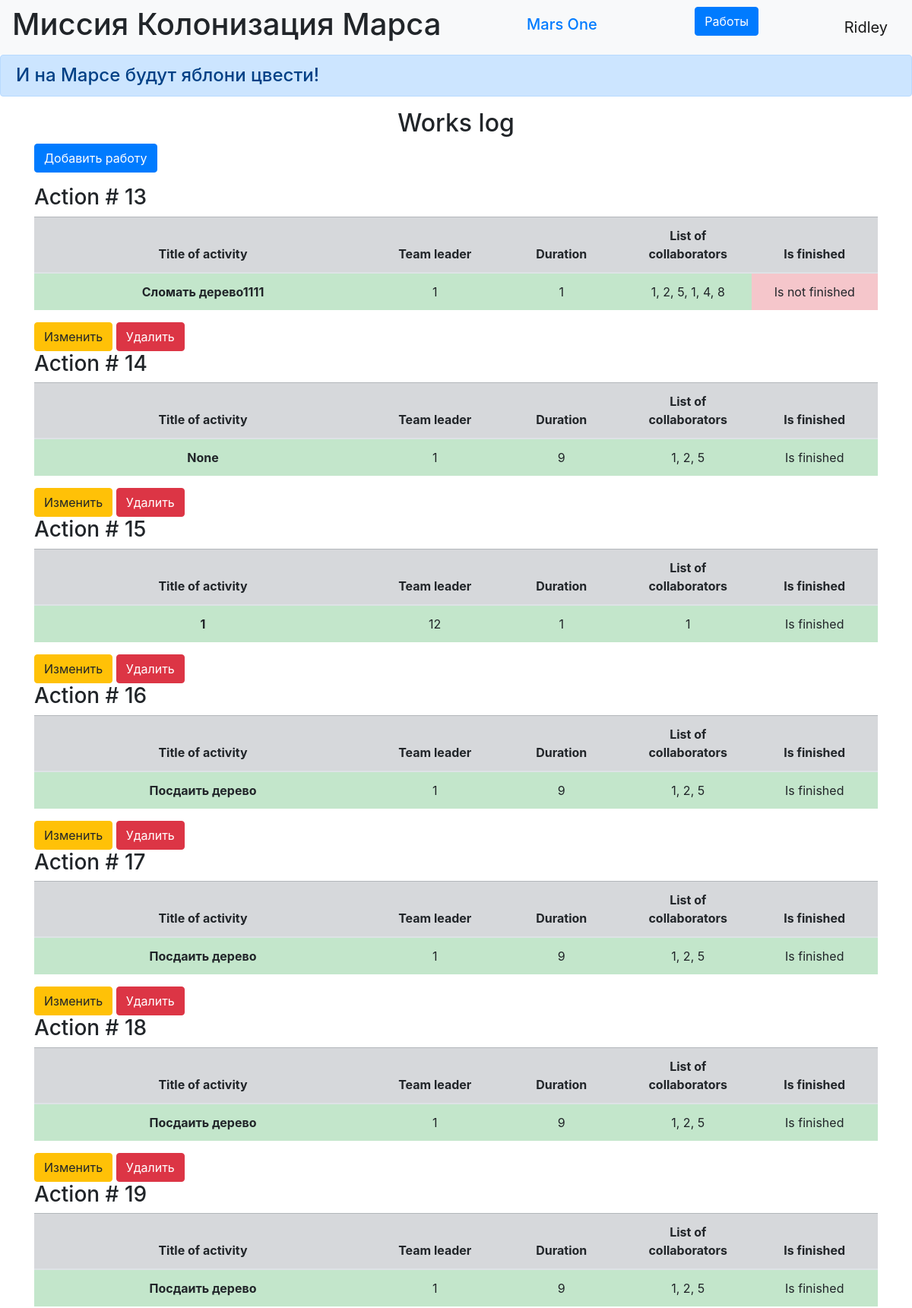
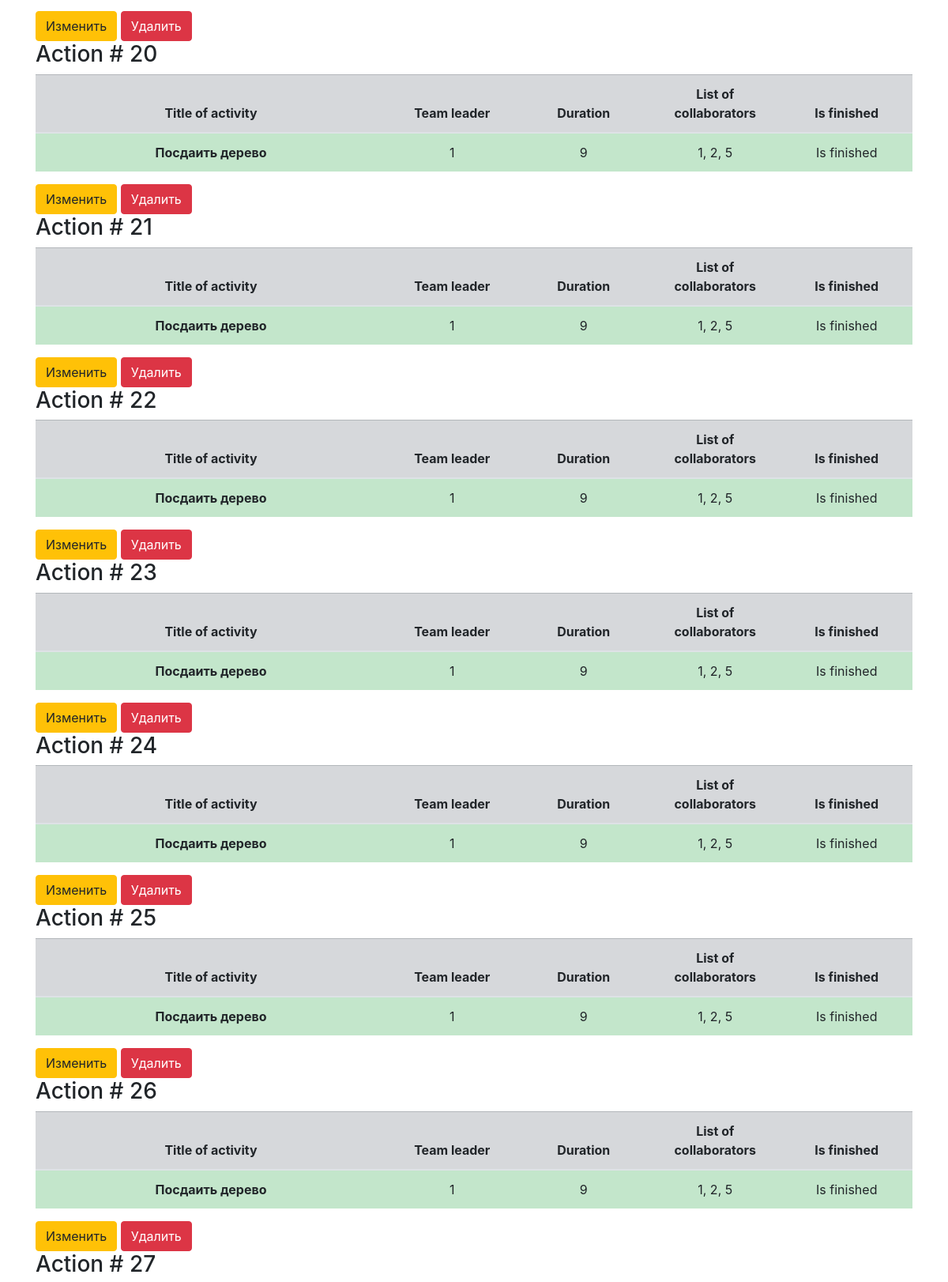
The page /jobs (signed in, upper part) on the database its author committed (2 pictures, top to bottom).
### data/users.py (models this page shows, shortened)
class User(SqlAlchemyBase, UserMixin):
    __tablename__ = 'users'
    id = sqlalchemy.Column(sqlalchemy.Integer,
                           primary_key=True, autoincrement=True)
    surname = sqlalchemy.Column(sqlalchemy.String, nullable=True)
    name = sqlalchemy.Column(sqlalchemy.String, nullable=True)
    age = sqlalchemy.Column(sqlalchemy.Integer, nullable=True)
    position = sqlalchemy.Column(sqlalchemy.String, nullable=True)
    speciality = sqlalchemy.Column(sqlalchemy.String, nullable=True)
    address = sqlalchemy.Column(sqlalchemy.String, nullable=True)
    email = sqlalchemy.Column(sqlalchemy.String,
                              index=True, unique=True, nullable=True)
    hashed_password = sqlalchemy.Column(sqlalchemy.String, nullable=True)
    modified_date = sqlalchemy.Column(sqlalchemy.DateTime,
                                      default=datetime.datetime.now)
    jobs = orm.relationship("Jobs", back_populates='user')

### data/jobs.py (models this page shows, shortened)
class Jobs(SqlAlchemyBase):
    __tablename__ = 'jobs'
    id = sqlalchemy.Column(sqlalchemy.Integer,
                           primary_key=True, autoincrement=True)
    team_leader = sqlalchemy.Column(sqlalchemy.Integer,
                                    sqlalchemy.ForeignKey("users.id"))
    job = sqlalchemy.Column(sqlalchemy.String, nullable=True)
    work_size = sqlalchemy.Column(sqlalchemy.Integer, nullable=True)
    collaborators = sqlalchemy.Column(sqlalchemy.String, nullable=True)
    start_date = sqlalchemy.Column(sqlalchemy.DateTime,
                                   default=datetime.datetime.now)
    end_date = sqlalchemy.Column(sqlalchemy.DateTime,
                                 default=datetime.datetime.now)
    is_finished = sqlalchemy.Column(sqlalchemy.Boolean, default=True)
    user = orm.relationship("User")

### main.py (the view)
@app.route("/jobs")
def jobs():
    db_sess = db_session.create_session()
    jobs = db_sess.query(Jobs).all()
    return render_template("jobs.html", jobs=jobs)

### data/db_session.py (called while the page is built)
def create_session() -> Session:
    global __factory
    return __factory()

### main.py (called while the page is built)
@login_manager.user_loader
def load_user(user_id):
    db_sess = db_session.create_session()
    return db_sess.query(User).get(user_id)

### templates/jobs.html
{% extends "base.html" %}
{% block content %}
<h2>Works log</h2>
 {% if current_user.is_authenticated %}
        <p>
            <a class="btn btn-primary " href="/add_jobs">Добавить работу</a>
        </p>
{% endif %}
{% for item in jobs %}
<h3>Action # {{item.id}}</h3>
<table class="table">
  <thead>
    <tr class="table-secondary">
      <th scope="col" width="40%" >Title of activity</th>
      <th scope="col" width="15%">Team leader</th>
      <th scope="col" width="15%">Duration</th>
      <th scope="col" width="15%">List of collaborators</th>
      <th scope="col" width="15%">Is finished</th>
    </tr>
  </thead>
  <tbody>
    <tr>
      <th scope="row" class="table-success">{{item.job}}</th>
      <td class="table-success">{{item.team_leader}}</td>
      <td class="table-success">{{item.work_size}}</td>
      <td class="table-success">{{item.collaborators}}</td>
      {% if item.is_finished == True %}
      <td class="table-success">Is finished</td>
      {% elif item.is_finished == False %}
      <td class="table-danger">Is not finished</td>
      {% endif %}
    </tr>
  </tbody>
</table>
{% if current_user.is_authenticated and current_user == item.user or current_user.id == 1 %}
    <div>
        <a href="/work/{{ item.id }}" class="btn btn-warning">
            Изменить
        </a>
        <a href="/work_delete/{{ item.id }}" class="btn btn-danger">
            Удалить
        </a>
    </div>
{% endif %}
{% endfor %}
{% endblock %}

### templates/base.html (shortened to what this page needs)
<!doctype html>
<html lang="en">
<head>
    <link rel="stylesheet" href="/static/css/style.css">
    <link rel="stylesheet"
          href="https://stackpath.bootstrapcdn.com/bootstrap/4.4.1/css/bootstrap.min.css"
>
</head>
<body>
<header>
    <nav class="navbar navbar-light bg-light">
        <h1 class="muted-text"> Миссия Колонизация Марса</h1>
        <h1 class="navbar-brand"><a href="#">Mars One</a></h1>
        {% if current_user.is_authenticated %}
        <p>
            <a class="btn btn-primary " href="/jobs">Работы</a>
        </p>
    <a class="navbar-brand" href="/logout">{{ current_user.name }}</a>
{% else %}
    <p>
        <a class="btn btn-primary " href="/register">Зарегистрироваться</a>
        <a class="btn btn-success" href="/login">Войти</a>
    </p>
{% endif %}
    </nav>
    <h4 class="alert alert-primary" role="alert">И на Марсе будут яблони цвести!</h4>
</header>
<main role="main" class="container">
    {% block content %}{% endblock %}
</main>
</body>
</html>

### static/css/style.css (style rules this page uses)
th, tr, td, .center-text { text-align: center; vertical-align: middle; }
h2 { text-align: center; }

### rows shown on the page
User: name "Ridley"
Jobs: id "13", job "Сломать дерево1111", team_leader "1", work_size "1", collaborators "1, 2, 5, 1, 4, 8", is_finished "Is not finished"
Jobs: id "14", job "None", team_leader "1", work_size "9", collaborators "1, 2, 5", is_finished "Is finished"
Jobs: id "15", job "1", team_leader "12", work_size "1", collaborators "1", is_finished "Is finished"
Jobs: id "16", job "Посдаить дерево", team_leader "1", work_size "9", collaborators "1, 2, 5", is_finished "Is finished"
Jobs: id "17", job "Посдаить дерево", team_leader "1", work_size "9", collaborators "1, 2, 5", is_finished "Is finished"
Jobs: id "18", job "Посдаить дерево", team_leader "1", work_size "9", collaborators "1, 2, 5", is_finished "Is finished"
Jobs: id "19", job "Посдаить дерево", team_leader "1", work_size "9", collaborators "1, 2, 5", is_finished "Is finished"
Jobs: id "20", job "Посдаить дерево", team_leader "1", work_size "9", collaborators "1, 2, 5", is_finished "Is finished"
Jobs: id "21", job "Посдаить дерево", team_leader "1", work_size "9", collaborators "1, 2, 5", is_finished "Is finished"
Jobs: id "22", job "Посдаить дерево", team_leader "1", work_size "9", collaborators "1, 2, 5", is_finished "Is finished"
Jobs: id "23", job "Посдаить дерево", team_leader "1", work_size "9", collaborators "1, 2, 5", is_finished "Is finished"
Jobs: id "24", job "Посдаить дерево", team_leader "1", work_size "9", collaborators "1, 2, 5", is_finished "Is finished"
Jobs: id "25", job "Посдаить дерево", team_leader "1", work_size "9", collaborators "1, 2, 5", is_finished "Is finished"
Jobs: id "26", job "Посдаить дерево", team_leader "1", work_size "9", collaborators "1, 2, 5", is_finished "Is finished"
Jobs: id "27"
